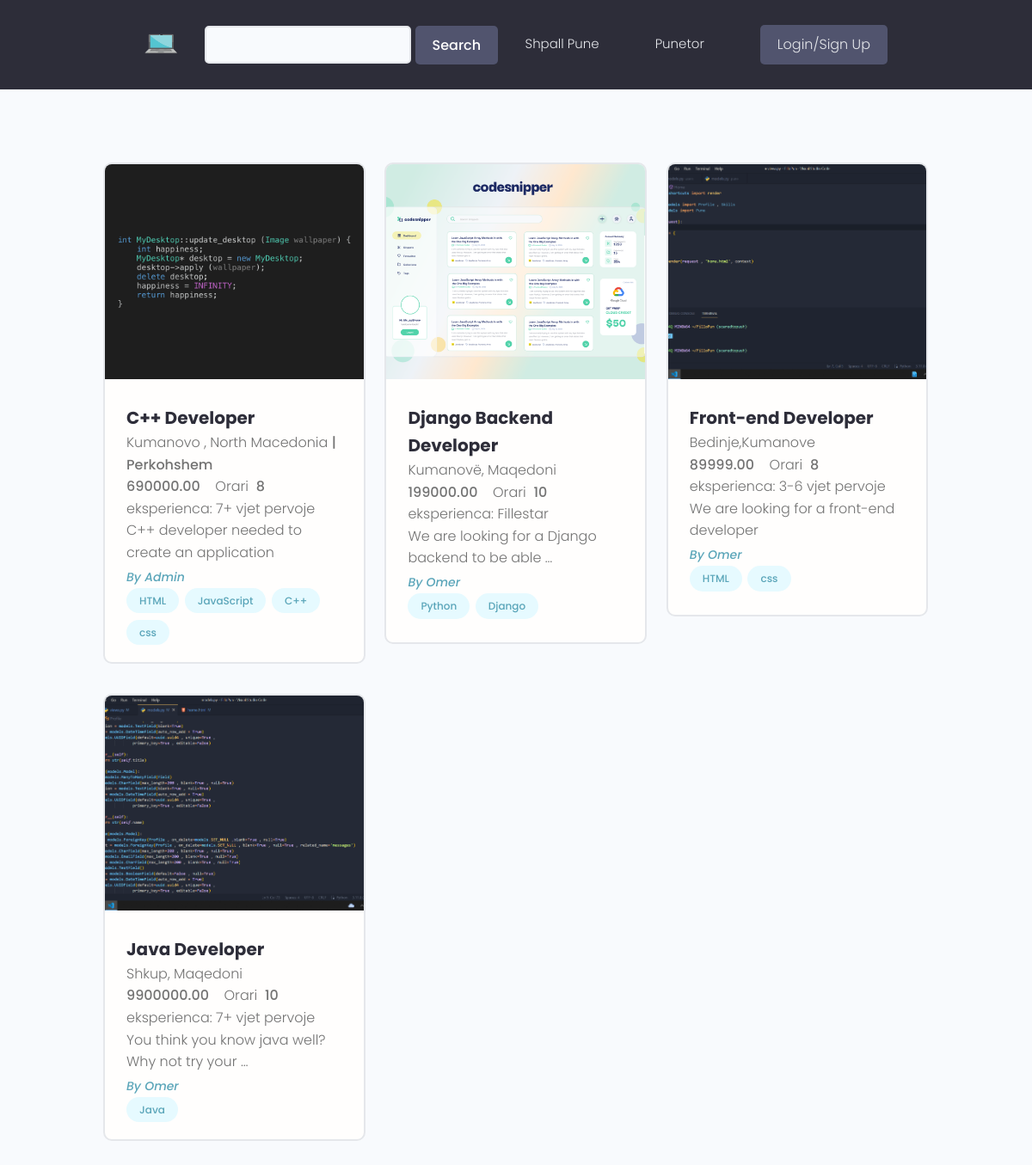
The app's page /kerko-pune/ with its own data.
### pune/models.py (models this page shows, shortened)
class Pune(models.Model):
    business = models.ForeignKey(Profile , on_delete=models.CASCADE , blank=True)
    title = models.CharField(max_length=255)
    bio = models.TextField(blank=True , null=True)
    image = models.ImageField(blank=True , null=True, upload_to='profiles/', default='static/images/default.jpg')
    location = models.CharField(max_length=200 , blank=True , null=True)
    perkohshmeri = models.BooleanField(default=False)
    skills = models.ManyToManyField(Skills, blank=True)
    experience = models.CharField(max_length=255 , choices=EXPERIENCE)
    pagesa = models.DecimalField(decimal_places=2 , max_digits=10)
    orari = models.PositiveIntegerField(default=0)
    aplicants = models.IntegerField(default=0)
    created = models.DateTimeField(auto_now_add = True)
    id = models.UUIDField(default=uuid.uuid4 , unique=True ,
                        primary_key=True , editable=False)

### users/models.py (models this page shows, shortened)
class Profile(models.Model):
    user = models.OneToOneField(User , on_delete = models.CASCADE ,  null=True , blank=True)
    name = models.CharField(max_length=150 , null=True , blank=True)
    sur_name = models.CharField(max_length=150 , null=True , blank=True)
    email = models.EmailField(max_length=500 , blank=True , null=True)
    username = models.CharField(max_length=200 ,unique = True ,blank=True , null=True)
    profilepic = models.ImageField(blank=True , null=True, upload_to='profiles/', default='static/images/profiles/user-default.png')
    bio = models.TextField(blank=True , null=True)
    skills = models.ManyToManyField('Skills', blank=True)
    CV = models.FileField(upload_to='CV/',blank=True , null=True)
    resume = models.FileField(upload_to='Resume/',blank=True , null=True)
    birth_date = models.DateField(blank=True, null=True)
    business = models.BooleanField(default=False)
    location = models.CharField(max_length=200 , blank=True , null=True)
    created = models.DateTimeField(auto_now_add = True)
    id = models.UUIDField(default=uuid.uuid4 , unique=True ,
                        primary_key=True , editable=False)
    def __str__(self):
        return str(self.username)

class Skills(models.Model):
    field = models.ManyToManyField(Field)
    name = models.CharField(max_length=200 , blank=True , null=True)
    description = models.TextField(blank=True , null=True)
    created = models.DateTimeField(auto_now_add = True)
    id = models.UUIDField(default=uuid.uuid4 , unique=True ,
                        primary_key=True , editable=False)
    def __str__(self):
        return str(self.name)

### pune/views.py (the view)
# urls.py: path('kerko-pune/', views.kerkoPune , name='kerko-pune'),
def kerkoPune(request):
    pune = Pune.objects.all()
    context = {
        'pune':pune,
    }
    return render(request , 'pune/kerkopune.html',context)

### pune/templates/pune/kerkopune.html (shortened to what this page needs)
{% extends 'base.html' %}
{% block content %}
<section class="projectsList">
    <div class="container">
      <div class="grid grid--three">
      {% for pune in pune %}
        <div class="column">
          <div class="card project">
            <a href="{% url 'single-pune' pune.id %}" class="project">
              <img class="project__thumbnail" src="{{pune.image.url}}" alt="project thumbnail" />
              <div class="card__body">
                <h3 class="project__title">{{pune.title}}</h3>
                <p>{{pune.location}} <strong>{% if pune.perkohshmeri == True %}| Perkohshem {% endif %}</strong></p>
                <p><strong>{{pune.pagesa}}</strong>&nbsp;&nbsp;&nbsp; Orari &nbsp;<strong>{{pune.orari}}</strong></p>
                <p>eksperienca: {{pune.experience}}</p>
                <p>{{pune.bio|truncatewords:10}}</p>
                <p><a class="project__author" href="{% url 'profile' pune.business %}">By {{ pune.business.name }}</a></p>
                <div class="project__tags">
                  {% for skill in pune.skills.all|slice:"5" %}
                  <span class="tag tag--pill tag--main">
                    <small>{{skill}}</small>
                  </span>
                  {% endfor %}
                </div>
              </div>
            </a>
          </div>
        </div>
        {% endfor %}
      </div>
    </div>
  </section>
{% endblock content %}

### static/styles/app.css (style rules this page uses)
:root { --color-sub: #2d2d39; }
.card { border: 2px solid var(--color-light); }
img { width: 100%; }
.project__author { font-size: 1.4rem; font-style: italic; }
.projectsList { margin-top: 8rem; }
.project__thumbnail { height: 25rem; object-fit: cover; object-position: top center; }
.project__title { font-size: 2rem; font-weight: 700; color: var(--color-sub); }

### static/uikit/styles/modules/_variables.css (style rules this page uses)
:root { --color-main: #5aa5b9; --color-main-light: #e6faff; --color-sub: #3f4156; --color-sub-light: #51546e; --color-sub-lighter: #ededfd; --color-text: #737373; --color-gray: #8b8b8b; --color-light: #e5e7eb; --color-light-gray: #767676; --color-bg: #f8fafd; --color-white: #fffefd; --color-white-light: #f3f3f3; --color-success: #359e64; --color-success-bg: #def8e8; --color-error: #fc4b0b; --color-error-bg: #fff2ee; --font-base: 'Poppins', arial, helvetica, 'Segoe UI', roboto, ubuntu, sans-serif; --font-monospace: 'Fira Code', 'Courier New', courier, monospace; --font-regular: 300; --font-medium: 500; --font-bold: 700; --generic-shadow: 1px 1px 5px #00000010; --generic-transition: all 0.3s ease-in-out; }

### static/uikit/styles/modules/_base.css (style rules this page uses)
* { margin: 0; padding: 0; box-sizing: border-box; text-rendering: optimizeLegibility; color: inherit; font-size: inherit; }
html { font-size: 50%; }
@media only screen and (min-width: 480px) { html { font-size: 56.25%; } }
@media only screen and (min-width: 1200px) { html { font-size: 62.5%; } }
body { line-height: 1.6; font-weight: 400; font-size: 1.5rem; color: var(--color-text); background-color: var(--color-bg); min-height: 100vh; }

### static/uikit/styles/modules/_typography.css (style rules this page uses)
* { font-family: var(--font-base); }
h3 { font-size: 3.2rem; font-weight: var(--font-medium); }
p, span, strong { font-size: 1.6rem; color: var(--color-text); font-weight: var(--font-regular); }
strong { font-weight: var(--font-medium); }
a { padding-bottom: 2px; text-decoration: none; display: inline-block; color: var(--color-main); font-weight: var(--font-medium); }

### static/uikit/styles/modules/_utilities.css (style rules this page uses)
.container { width: 92%; max-width: 165rem; margin: 0 auto; box-sizing: border-box; }
@media screen and (min-width: 1000px) { .container { width: 90%; } }
@media screen and (min-width: 1200px) { .container { width: 80%; } }

### static/uikit/styles/modules/_card.css (style rules this page uses)
.card { border-radius: 1rem; background-color: var(--color-white); border: 1.5px solid var(--color-light); width: auto; height: auto; margin-top: 0.5rem; margin-bottom: 0.5rem; overflow: hidden; }
.card__body, .card__header { padding: 2rem 2.5rem; }

### static/uikit/styles/modules/_tag.css (style rules this page uses)
.tag { display: inline-flex; align-items: center; background-color: var(--color-sub); height: -webkit-fit-content; height: -moz-fit-content; height: fit-content; width: -webkit-fit-content; width: -moz-fit-content; width: fit-content; border-radius: 0.5rem; padding: 0.5rem 1.5rem; font-size: 1.2rem; cursor: pointer; }
.tag:not(:last-child) { margin-right: 0.25rem; margin-bottom: 0.75rem; }
.tag > small { color: var(--color-white); }
.tag--pill { border-radius: 5rem; }
.tag--main, .tag--main > small { background: var(--color-main-light); color: var(--color-main); font-weight: 500; }

### static/uikit/styles/modules/_grid.css (style rules this page uses)
.grid { display: flex; flex-wrap: wrap; justify-content: flex-start; align-items: stretch; }
.grid > .column { min-width: 28rem; margin-bottom: 2.5rem; }
.grid--three > .column { flex-basis: 100%; }
@media screen and (min-width: 800px) { .grid--three { margin-right: -2%; } }
@media screen and (min-width: 800px) { .grid--three > .column { margin-right: 2%; } }
@media screen and (min-width: 800px) { .grid--three > .column { flex-basis: 48%; } }
@media screen and (min-width: 1200px) { .grid--three { margin-right: -2.33%; } }
@media screen and (min-width: 1200px) { .grid--three > .column { margin-right: 2.33%; } }
@media screen and (min-width: 1200px) { .grid--three > .column { flex-basis: 31%; } }

### records on screen
Pune: image (picture), title "C++ Developer", location "Kumanovo , North Macedonia", perkohshmeri "| Perkohshem", pagesa "690000.00", orari "8", experience "7+ vjet pervoje", bio "C++ developer needed to create an application", business.name "Admin"
Skills: name "HTML"
Skills: name "JavaScript"
Skills: name "C++"
Skills: name "css"
Pune: image (picture), title "Django Backend Developer", location "Kumanovë, Maqedoni", pagesa "199000.00", orari "10", experience "Fillestar", bio "We are looking for a Django backend to be able …", business.name "Omer"
Skills: name "Python"
Skills: name "Django"
Pune: image (picture), title "Front-end Developer", location "Bedinje,Kumanove", pagesa "89999.00", orari "8", experience "3-6 vjet pervoje", bio "We are looking for a front-end developer", business.name "Omer"
Pune: image (picture), title "Java Developer", location "Shkup, Maqedoni", pagesa "9900000.00", orari "10", experience "7+ vjet pervoje", bio "You think you know java well? Why not try your …", business.name "Omer"
Skills: name "Java"
